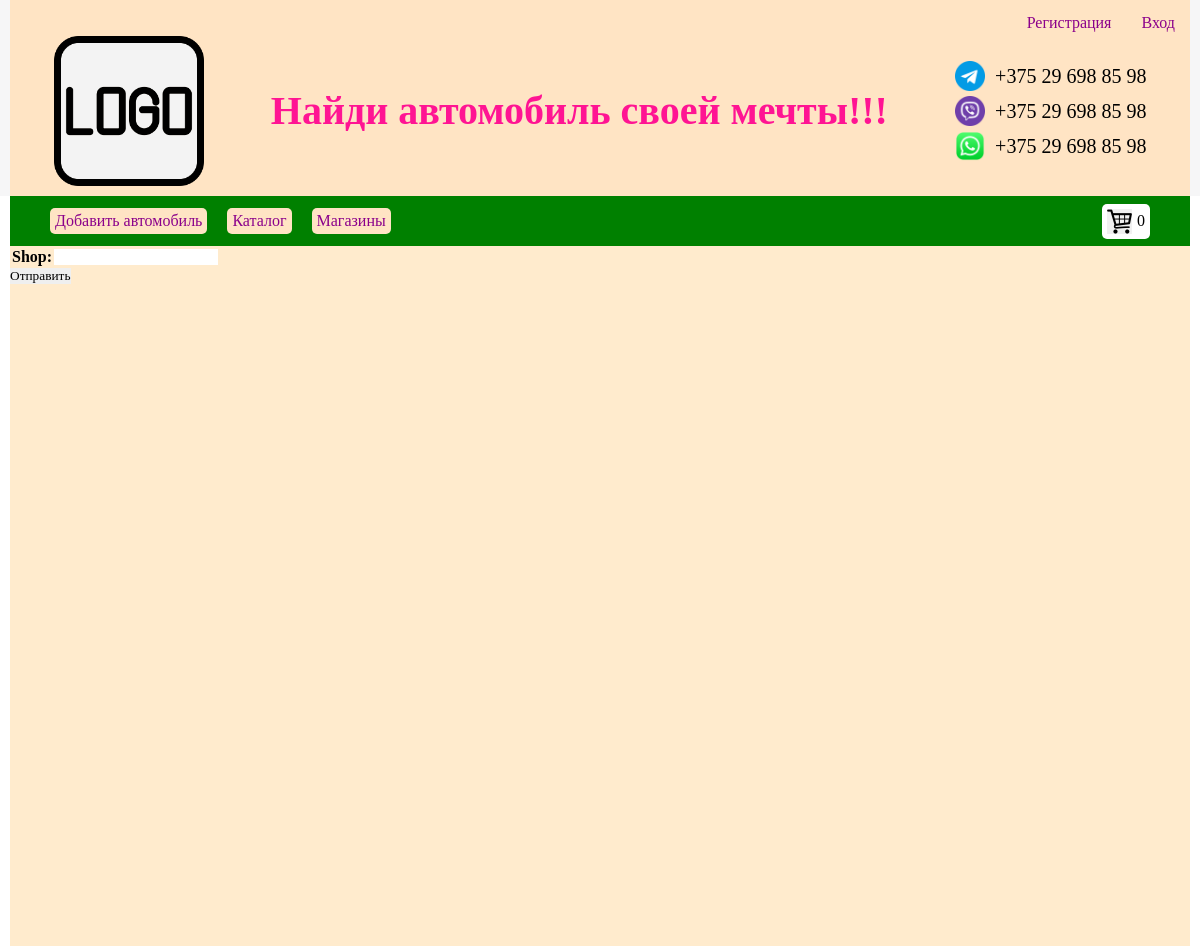
Page /shop_list/ on the earlier database version.
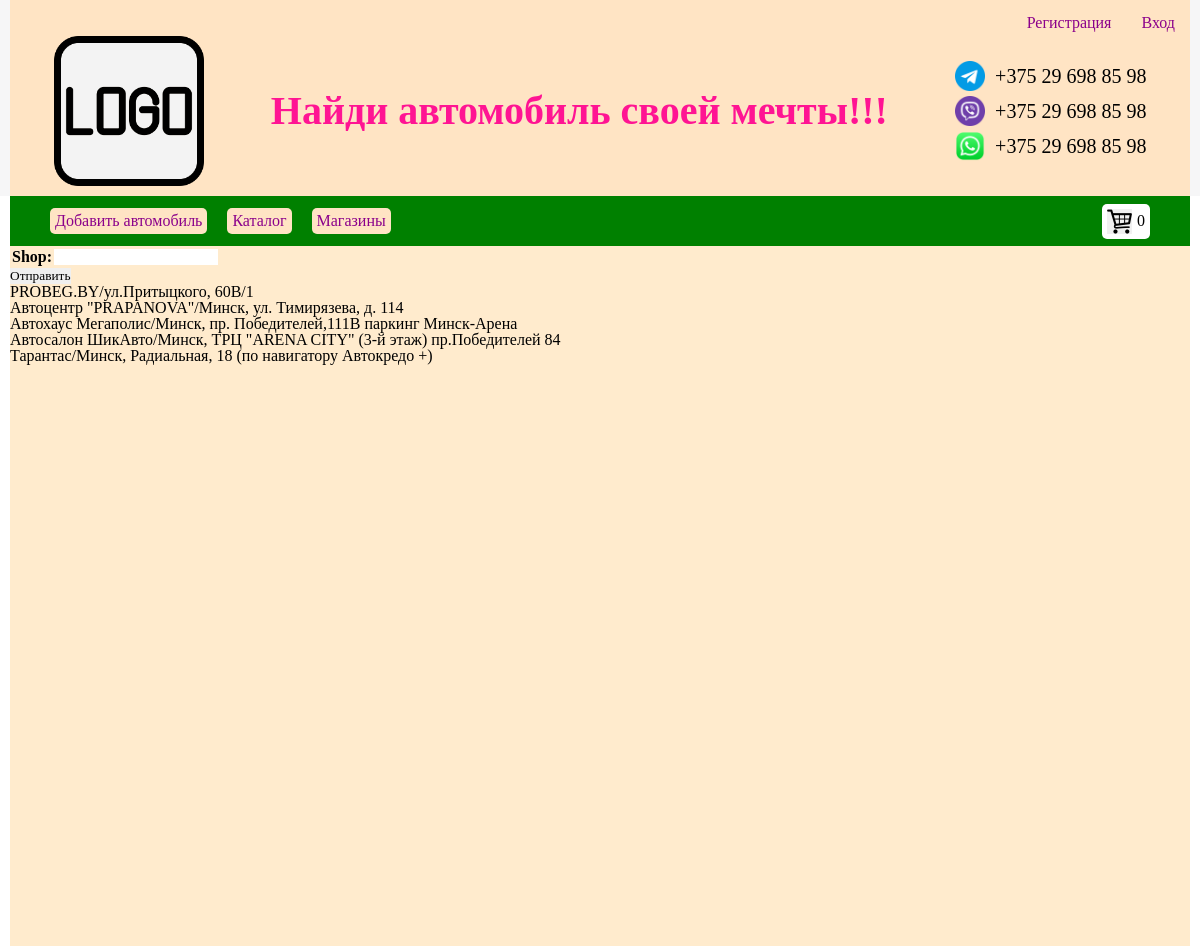
Same page on the later database version.
### main/models.py (models this page shows)
class Shop (models.Model):
    shop = models.CharField(max_length=500)
    def __str__(self):
        return self.shop

### main/views.py (the view)
# urls.py: path('shop_list/',shop_list,name='shop_list'),
def shop_list(request):
    shops = Shop.objects.all()
    form = AddShopForm()
    if request.method=='POST':
        form=AddShopForm(request.POST)
        if form.is_valid():
            form.save()
            return redirect('shop_list')
    context ={
        'shops':shops,
        'form':form,
    }
    return render(request,'shop_list.html',context)

### main/forms.py
class AddShopForm (forms.ModelForm):
    class Meta:
        model = Shop
        fields = '__all__'

### main/templates/shop_list.html (shortened to what this page needs)
{% extends 'main.html' %}
{% load static %}
{% block main %}
<div class="main__second_wrapper">
   <form action="" method="POST" enctype="multipart/form-data" >
    <table>
        {{ form.as_table }}
    </table>
    <button>Отправить</button>
    </form>
    {% for shop in shops %}
        <p class="main__car-item-shop">{{shop}}</p>
    {% endfor %}
</div>
{% endblock %}

Differences in the rows shown:
added Shop: shop "PROBEG.BY/ул.Притыцкого, 60В/1"
added Shop: shop "Автоцентр \"PRAPANOVA\"/Минск, ул. Тимирязева, д. 114"
added Shop: shop "Автохаус Мегаполис/Минск, пр. Победителей,111В паркинг Минск-Арена"
added Shop: shop "Автосалон ШикАвто/Минск, ТРЦ \"ARENA CITY\" (3-й этаж) пр.Победителей 84"
added Shop: shop "Тарантас/Минск, Радиальная, 18 (по навигатору Автокредо +)"
